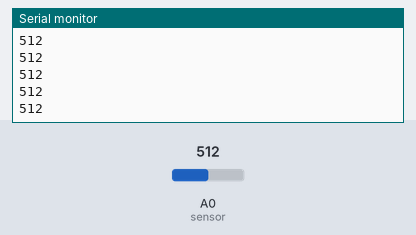
A sketch run on a simulated Arduino Uno, built with avr-gcc and run on an emulated ATmega328P. On the bench: the last lines printed to the serial monitor. The inputs (shaded band) are chosen by the test bench; at power-on: A0 (sensor) = 512.

Above: at 1.2 s.
1.3 s: A0 (sensor) set to 716
At 1.31 s:
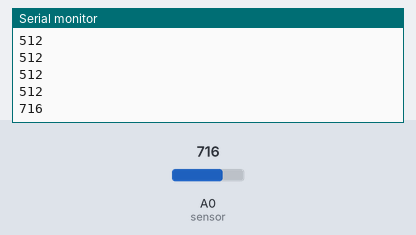
2.8 s: A0 (sensor) set to 900
At 2.81 s:
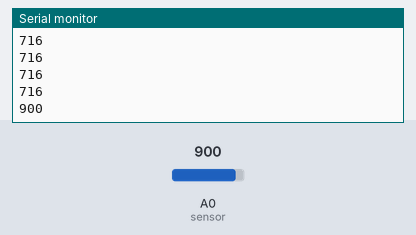
Timing chart, 0 to 5.8 s (numbered marks = the images above; inputs shaded):
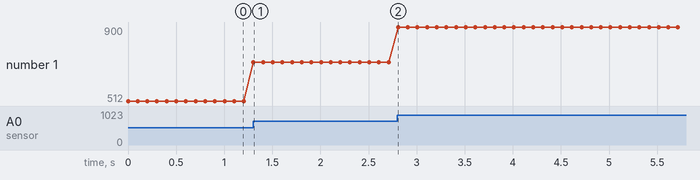

Measured:
- after the input at 1.3 s, the serial monitor: prints a new line at once (image 1)
- after the input at 2.8 s, the serial monitor: prints a new line at once (image 2)
- plotted number 1: 512 → 716 after the input at 1.3 s, 716 → 900 after the input at 2.8 s

The sketch:

tcrt5000.ino
```cpp
#define sensor A0

int valor;
void setup() {
  Serial.begin(9600);

}

void loop() {
valor = analogRead(sensor); Serial.println(valor);
delay(100) ;

}
```
